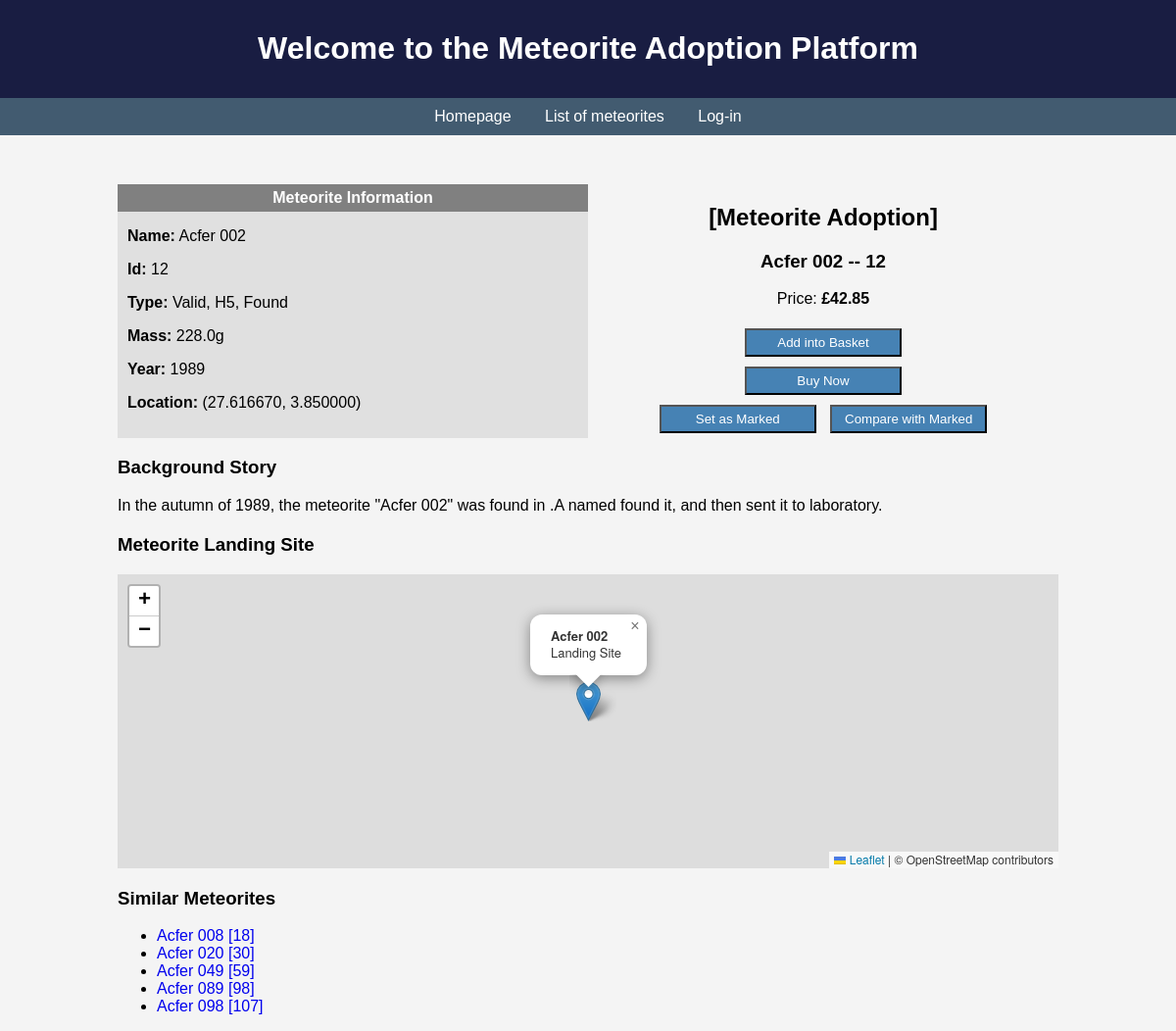
/meteorite/detail/12/, run on an earlier commit of the app's database.
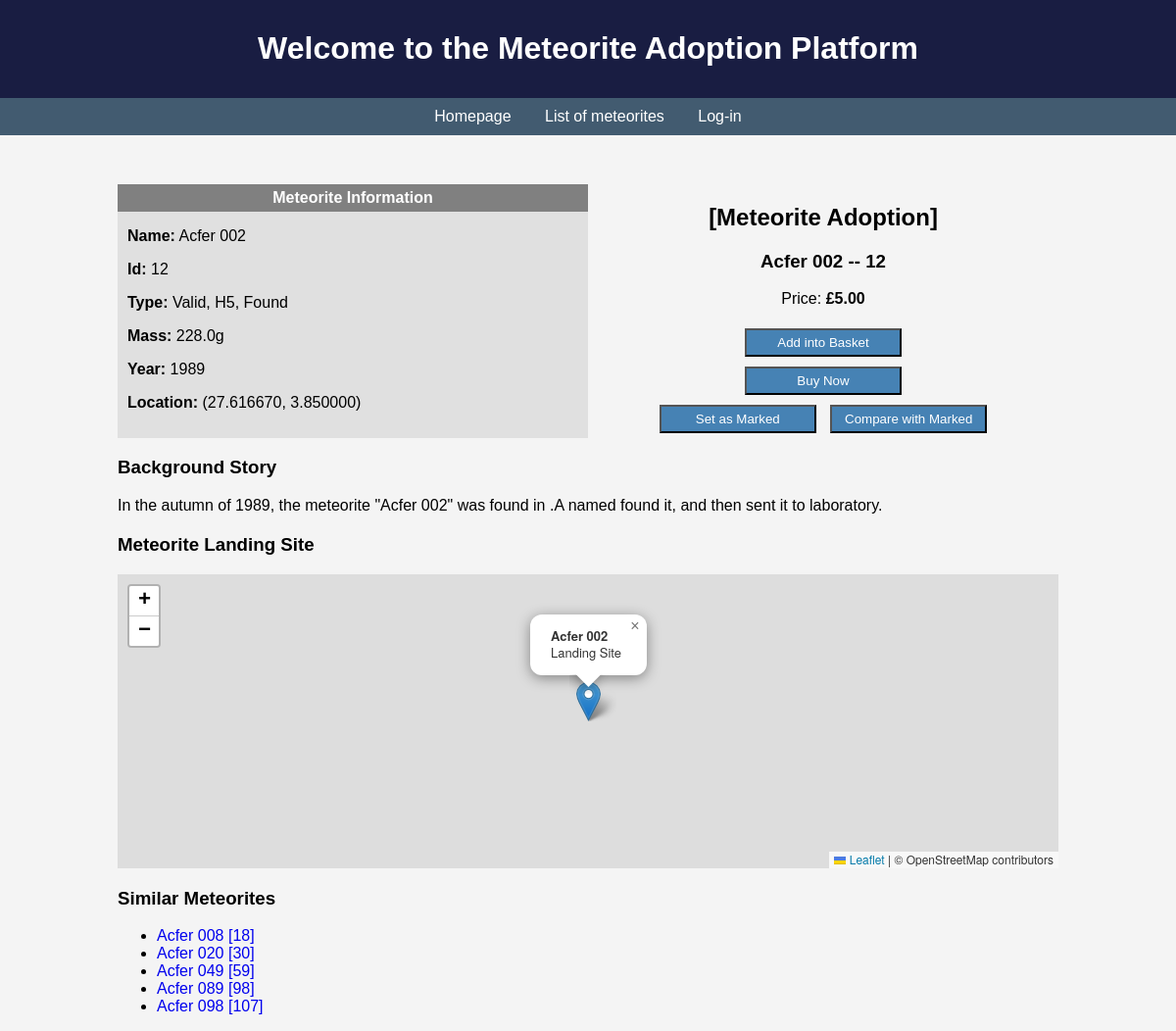
And on a later commit of the database.
### meteorite/models.py (models this page shows)
class Meteorite(models.Model):
    name = models.CharField(max_length=100, unique=True)
    id = models.IntegerField(primary_key=True)
    nametype = models.CharField(max_length=20)
    recclass = models.CharField(max_length=50)
    mass = models.FloatField()
    fall = models.CharField(max_length=20)
    year = models.IntegerField()
    latitude = models.DecimalField(max_digits=9, decimal_places=6)
    longitude = models.DecimalField(max_digits=9, decimal_places=6)
    price = models.DecimalField(max_digits=10, decimal_places=2)

### meteorite/views.py (the view)
# urls.py: path('detail/<int:meteorite_id>/', views.meteorite_detail, name='meteorite_detail'),
def meteorite_detail(request, meteorite_id):
    meteorite = get_object_or_404(Meteorite, id=meteorite_id)
    similar_meteorites = Meteorite.objects.filter(
        recclass=meteorite.recclass
    ).exclude(id=meteorite.id)[:5]
    background_story = None
    background_story = generate_meteorite_story(meteorite)
    context = {
        'meteorite': meteorite,
        'similar_meteorites': similar_meteorites,
        'background_story': background_story,
    }
    return render(request,'meteorite/detail.html', context=context)

### templates/meteorite/detail.html (shortened to what this page needs)
{% extends 'meteorite/main.html' %}
{% block content %}
    <div id="detailPage">
        <div id="meteorite_info">
            <div style="background-color:gray; color:white; text-align: center; padding:5px;">
                <strong><span>Meteorite Information</span></strong>
            </div>
            <p><strong>Name:</strong> {{ meteorite.name }}</p>
            <p><strong>Id:</strong> {{ meteorite.id }}</p>
            <p><strong>Type:</strong> {{ meteorite.nametype }}, {{ meteorite.recclass }}, {{ meteorite.fall }}</p>
            <p><strong>Mass:</strong> {{ meteorite.mass }}g</p>
            <p><strong>Year:</strong> {{ meteorite.year }}</p>
            <p><strong>Location:</strong> ({{ meteorite.latitude }}, {{ meteorite.longitude }})</p>
        </div>
        <div id="buying_info">
            <h2>[Meteorite Adoption]</h2>
            <h3>{{ meteorite.name }} -- {{ meteorite.id }}</h3>
            <p>Price: <strong><span>£{{ meteorite.price }}</span></strong></p>
            <div id="saveAndBuy">
                <form action="{% url 'order:add_to_cart' meteorite.id %}" method="post">
                    <button type="submit">Add into Basket</button>
                </form>
                <form method="post" action="{% url 'order:buy_now' meteorite.id %}">
                    <button type="submit">Buy Now</button>
                </form>
            </div>
            <div id="markAndCompare">
                <a href="{% url 'meteorite:set_marked' meteorite.id %}">
                    <button>Set as Marked</button>
                </a>
                <a href="{% url 'meteorite:compare_with_marked' meteorite.id %}">
                    <button>Compare with Marked</button>
                </a>
            </div>
        </div>
    </div>
    {% if background_story %}
        <div id="meteorite_story">
            <h3>Background Story</h3>
            <p>{{ background_story }}</p>
        </div>
    {% endif %}
    <h3 style="margin-top:20px;">Meteorite Landing Site</h3>
    <div id="map" style="height: 300px; width: 100%;"></div>
    <div id="similar_meteorites">
        <h3 style="margin-top:20px;">Similar Meteorites</h3>
        <ul>
            {% for similar in similar_meteorites %}
                <li>
                    <a href="{% url 'meteorite:meteorite_detail' similar.id %}">
                        {{ similar.name }} [{{ similar.id }}]
                    </a>
                </li>
            {% empty %}
                <li>No similar meteorites found.</li>
            {% endfor %}
        </ul>
    </div>
    <link rel="stylesheet" href="https://unpkg.com/leaflet@1.9.3/dist/leaflet.css" />
{% endblock %}

### templates/meteorite/main.html (shortened to what this page needs)
<!DOCTYPE html>
<html>
<head>
    {% load static %}
    <link rel="stylesheet" href="{% static 'meteorite/styles.css' %}">
</head>
<body>
    <header>
        <h1>Welcome to the Meteorite Adoption Platform</h1>
    </header>
    <nav>
        <a href="{% url 'meteorite:homepage' %}">Homepage</a>
        <a href="{% url 'meteorite:meteorite_list' %}">List of meteorites</a>
        {% if user.is_authenticated %}
            <a href="{% url 'user:profile' %}">Personal Center</a>
        {% else %}
            <a href="{% url 'user:login' %}">Log-in</a>
        {% endif %}
    </nav>
    <div class="main">
        <div class="content">
            {% block content %}{% endblock %}
        </div>
    </div>
</body>
</html>

### meteorite/static/meteorite/styles.css (style rules this page uses)
body { font-family: Arial, sans-serif; margin: 0; padding: 0; background-color: #f4f4f4; }
header { background-color: #191d42; color: white; padding: 10px 0; text-align: center; }
nav { background-color: #425b70; text-align: center; padding: 10px; }
nav a { color: white; margin: 0 15px; }
a { text-decoration: none; }
.main { display: flex; justify-content: center; }
.content { max-width: 80%; }
#detailPage { display: flex; justify-content: space-between; margin-top: 50px; }
#meteorite_info { width: 40vw; background-color:#e0e0e0; }
#meteorite_info p { padding-left: 10px; }
#buying_info { width: 40vw; text-align: center; }
#buying_info button { width: 160px; background-color: #4682B4; color: white; padding: 5px; cursor: pointer; margin: 5px; }

What changed in the data, as far as the page shows it:
changed Meteorite "Acfer 002": price "42.85" → "5.00"
